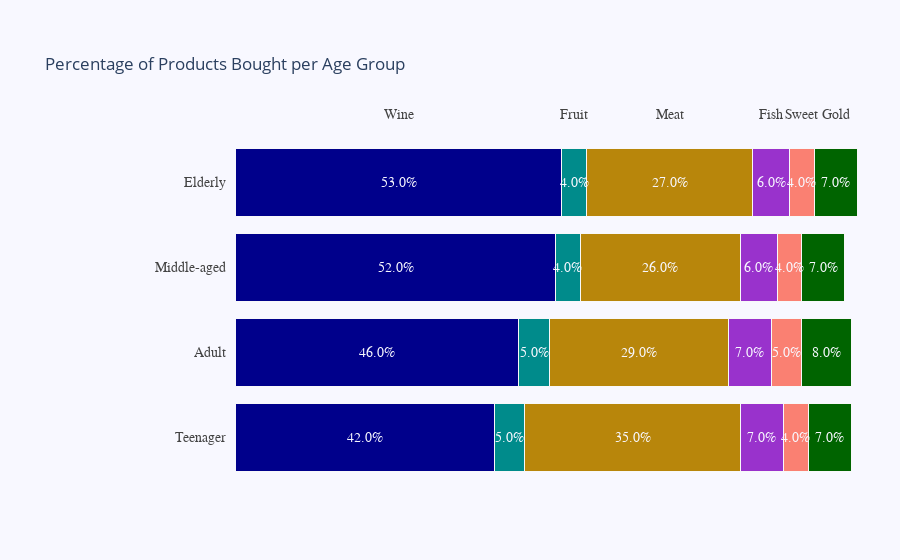

Notebook source saved alongside this figure:
### Code cell
top_labels = ['Wine', 'Fruit', 'Meat', 'Fish', 'Sweet', 'Gold']
              
colors = ['darkblue', 'darkcyan', 'darkgoldenrod', 'darkorchid', 'salmon', 'darkgreen']

x_data = prods_per_age.values

y_data = prods_per_age.index

fig = go.Figure()

for i in range(0, len(x_data[0])):
    for xd, yd in zip(x_data, y_data):
        fig.add_trace(go.Bar(
            x=[xd[i]], y=[yd],
            orientation='h',
            marker=dict(
                color=colors[i],
                line=dict(color='rgb(248, 248, 249)', width=1)
            )
        ))
        
fig.update_layout(
    xaxis=dict(
        showgrid=False,
        showline=False,
        showticklabels=False,
        zeroline=False,
        domain=[0.15, 1]
    ),
    yaxis=dict(
        showgrid=False,
        showline=False,
        showticklabels=False,
        zeroline=False,
    ),
    barmode='stack',
    paper_bgcolor='rgb(248, 248, 255)',
    plot_bgcolor='rgb(248, 248, 255)',
    margin=dict(l=120, r=10, t=140, b=80),
    showlegend=False,
)

fig.update_layout(
    title={'text': "Percentage of Products Bought per Age Group"}
)

annotations = []
for yd, xd in zip(y_data, x_data):
    
    
    annotations.append(dict(xref='paper', yref='y',
                            x=0.14, y=yd,
                            xanchor='right',
                            text=str(yd),
                            font=dict(family='Arial', size=14,
                                      color='rgb(67, 67, 67)'),
                            showarrow=False, align='right'))

    
    annotations.append(dict(xref='x', yref='y',
                            x=xd[0] / 2, y=yd,
                            text=str(xd[0]) + '%',
                            font=dict(family='Arial', size=14,
                                      color='rgb(248, 248, 255)'),
                            showarrow=False))

    #
    if yd == y_data[-1]:
        annotations.append(dict(xref='x', yref='paper',
                                x=xd[0] / 2, y=1.1,
                                text=top_labels[0],
                                font=dict(family='Arial', size=14,
                                          color='rgb(67, 67, 67)'),
                                showarrow=False))

    space = xd[0]
    for i in range(1, len(xd)):
            
            annotations.append(dict(xref='x', yref='y',
                                    x=space + (xd[i]/2), y=yd,
                                    text=str(xd[i]) + '%',
                                    font=dict(family='Arial', size=14,
                                              color='rgb(248, 248, 255)'),
                                    showarrow=False))

            
            if yd == y_data[-1]:
                annotations.append(dict(xref='x', yref='paper',
                                        x=space + (xd[i]/2), y=1.1,
                                        text=top_labels[i],
                                        font=dict(family='Arial', size=14,
                                                  color='rgb(67, 67, 67)'),
                                        showarrow=False))
            space += xd[i]

fig.update_layout(annotations=annotations)

fig.show()

### Figure 1 — Plotly figure (JSON) as saved in the notebook; plotly's stock layout.template omitted (floating-point values rounded to 4 significant figures)
{"data": [{"marker": {"color": "darkblue", "line": {"color": "rgb(248, 248, 249)", "width": 1}}, "orientation": "h", "type": "bar", "x": [42], "y": ["Teenager"]}, {"marker": {"color": "darkblue", "line": {"color": "rgb(248, 248, 249)", "width": 1}}, "orientation": "h", "type": "bar", "x": [46], "y": ["Adult"]}, {"marker": {"color": "darkblue", "line": {"color": "rgb(248, 248, 249)", "width": 1}}, "orientation": "h", "type": "bar", "x": [52], "y": ["Middle-aged"]}, {"marker": {"color": "darkblue", "line": {"color": "rgb(248, 248, 249)", "width": 1}}, "orientation": "h", "type": "bar", "x": [53], "y": ["Elderly"]}, {"marker": {"color": "darkcyan", "line": {"color": "rgb(248, 248, 249)", "width": 1}}, "orientation": "h", "type": "bar", "x": [5], "y": ["Teenager"]}, {"marker": {"color": "darkcyan", "line": {"color": "rgb(248, 248, 249)", "width": 1}}, "orientation": "h", "type": "bar", "x": [5], "y": ["Adult"]}, {"marker": {"color": "darkcyan", "line": {"color": "rgb(248, 248, 249)", "width": 1}}, "orientation": "h", "type": "bar", "x": [4], "y": ["Middle-aged"]}, {"marker": {"color": "darkcyan", "line": {"color": "rgb(248, 248, 249)", "width": 1}}, "orientation": "h", "type": "bar", "x": [4], "y": ["Elderly"]}, {"marker": {"color": "darkgoldenrod", "line": {"color": "rgb(248, 248, 249)", "width": 1}}, "orientation": "h", "type": "bar", "x": [35], "y": ["Teenager"]}, {"marker": {"color": "darkgoldenrod", "line": {"color": "rgb(248, 248, 249)", "width": 1}}, "orientation": "h", "type": "bar", "x": [29], "y": ["Adult"]}, {"marker": {"color": "darkgoldenrod", "line": {"color": "rgb(248, 248, 249)", "width": 1}}, "orientation": "h", "type": "bar", "x": [26], "y": ["Middle-aged"]}, {"marker": {"color": "darkgoldenrod", "line": {"color": "rgb(248, 248, 249)", "width": 1}}, "orientation": "h", "type": "bar", "x": [27], "y": ["Elderly"]}, {"marker": {"color": "darkorchid", "line": {"color": "rgb(248, 248, 249)", "width": 1}}, "orientation": "h", "type": "bar", "x": [7], "y": ["Teenager"]}, {"marker": {"color": "darkorchid", "line": {"color": "rgb(248, 248, 249)", "width": 1}}, "orientation": "h", "type": "bar", "x": [7], "y": ["Adult"]}, {"marker": {"color": "darkorchid", "line": {"color": "rgb(248, 248, 249)", "width": 1}}, "orientation": "h", "type": "bar", "x": [6], "y": ["Middle-aged"]}, {"marker": {"color": "darkorchid", "line": {"color": "rgb(248, 248, 249)", "width": 1}}, "orientation": "h", "type": "bar", "x": [6], "y": ["Elderly"]}, {"marker": {"color": "salmon", "line": {"color": "rgb(248, 248, 249)", "width": 1}}, "orientation": "h", "type": "bar", "x": [4], "y": ["Teenager"]}, {"marker": {"color": "salmon", "line": {"color": "rgb(248, 248, 249)", "width": 1}}, "orientation": "h", "type": "bar", "x": [5], "y": ["Adult"]}, {"marker": {"color": "salmon", "line": {"color": "rgb(248, 248, 249)", "width": 1}}, "orientation": "h", "type": "bar", "x": [4], "y": ["Middle-aged"]}, {"marker": {"color": "salmon", "line": {"color": "rgb(248, 248, 249)", "width": 1}}, "orientation": "h", "type": "bar", "x": [4], "y": ["Elderly"]}, {"marker": {"color": "darkgreen", "line": {"color": "rgb(248, 248, 249)", "width": 1}}, "orientation": "h", "type": "bar", "x": [7], "y": ["Teenager"]}, {"marker": {"color": "darkgreen", "line": {"color": "rgb(248, 248, 249)", "width": 1}}, "orientation": "h", "type": "bar", "x": [8], "y": ["Adult"]}, {"marker": {"color": "darkgreen", "line": {"color": "rgb(248, 248, 249)", "width": 1}}, "orientation": "h", "type": "bar", "x": [7], "y": ["Middle-aged"]}, {"marker": {"color": "darkgreen", "line": {"color": "rgb(248, 248, 249)", "width": 1}}, "orientation": "h", "type": "bar", "x": [7], "y": ["Elderly"]}], "layout": {"annotations": [{"align": "right", "font": {"color": "rgb(67, 67, 67)", "family": "Arial", "size": 14}, "showarrow": false, "text": "Teenager", "x": 0.14, "xanchor": "right", "xref": "paper", "y": "Teenager", "yref": "y"}, {"font": {"color": "rgb(248, 248, 255)", "family": "Arial", "size": 14}, "showarrow": false, "text": "42.0%", "x": 21, "xref": "x", "y": "Teenager", "yref": "y"}, {"font": {"color": "rgb(248, 248, 255)", "family": "Arial", "size": 14}, "showarrow": false, "text": "5.0%", "x": 44.5, "xref": "x", "y": "Teenager", "yref": "y"}, {"font": {"color": "rgb(248, 248, 255)", "family": "Arial", "size": 14}, "showarrow": false, "text": "35.0%", "x": 64.5, "xref": "x", "y": "Teenager", "yref": "y"}, {"font": {"color": "rgb(248, 248, 255)", "family": "Arial", "size": 14}, "showarrow": false, "text": "7.0%", "x": 85.5, "xref": "x", "y": "Teenager", "yref": "y"}, {"font": {"color": "rgb(248, 248, 255)", "family": "Arial", "size": 14}, "showarrow": false, "text": "4.0%", "x": 91, "xref": "x", "y": "Teenager", "yref": "y"}, {"font": {"color": "rgb(248, 248, 255)", "family": "Arial", "size": 14}, "showarrow": false, "text": "7.0%", "x": 96.5, "xref": "x", "y": "Teenager", "yref": "y"}, {"align": "right", "font": {"color": "rgb(67, 67, 67)", "family": "Arial", "size": 14}, "showarrow": false, "text": "Adult", "x": 0.14, "xanchor": "right", "xref": "paper", "y": "Adult", "yref": "y"}, {"font": {"color": "rgb(248, 248, 255)", "family": "Arial", "size": 14}, "showarrow": false, "text": "46.0%", "x": 23, "xref": "x", "y": "Adult", "yref": "y"}, {"font": {"color": "rgb(248, 248, 255)", "family": "Arial", "size": 14}, "showarrow": false, "text": "5.0%", "x": 48.5, "xref": "x", "y": "Adult", "yref": "y"}, {"font": {"color": "rgb(248, 248, 255)", "family": "Arial", "size": 14}, "showarrow": false, "text": "29.0%", "x": 65.5, "xref": "x", "y": "Adult", "yref": "y"}, {"font": {"color": "rgb(248, 248, 255)", "family": "Arial", "size": 14}, "showarrow": false, "text": "7.0%", "x": 83.5, "xref": "x", "y": "Adult", "yref": "y"}, {"font": {"color": "rgb(248, 248, 255)", "family": "Arial", "size": 14}, "showarrow": false, "text": "5.0%", "x": 89.5, "xref": "x", "y": "Adult", "yref": "y"}, {"font": {"color": "rgb(248, 248, 255)", "family": "Arial", "size": 14}, "showarrow": false, "text": "8.0%", "x": 96, "xref": "x", "y": "Adult", "yref": "y"}, {"align": "right", "font": {"color": "rgb(67, 67, 67)", "family": "Arial", "size": 14}, "showarrow": false, "text": "Middle-aged", "x": 0.14, "xanchor": "right", "xref": "paper", "y": "Middle-aged", "yref": "y"}, {"font": {"color": "rgb(248, 248, 255)", "family": "Arial", "size": 14}, "showarrow": false, "text": "52.0%", "x": 26, "xref": "x", "y": "Middle-aged", "yref": "y"}, {"font": {"color": "rgb(248, 248, 255)", "family": "Arial", "size": 14}, "showarrow": false, "text": "4.0%", "x": 54, "xref": "x", "y": "Middle-aged", "yref": "y"}, {"font": {"color": "rgb(248, 248, 255)", "family": "Arial", "size": 14}, "showarrow": false, "text": "26.0%", "x": 69, "xref": "x", "y": "Middle-aged", "yref": "y"}, {"font": {"color": "rgb(248, 248, 255)", "family": "Arial", "size": 14}, "showarrow": false, "text": "6.0%", "x": 85, "xref": "x", "y": "Middle-aged", "yref": "y"}, {"font": {"color": "rgb(248, 248, 255)", "family": "Arial", "size": 14}, "showarrow": false, "text": "4.0%", "x": 90, "xref": "x", "y": "Middle-aged", "yref": "y"}, {"font": {"color": "rgb(248, 248, 255)", "family": "Arial", "size": 14}, "showarrow": false, "text": "7.0%", "x": 95.5, "xref": "x", "y": "Middle-aged", "yref": "y"}, {"align": "right", "font": {"color": "rgb(67, 67, 67)", "family": "Arial", "size": 14}, "showarrow": false, "text": "Elderly", "x": 0.14, "xanchor": "right", "xref": "paper", "y": "Elderly", "yref": "y"}, {"font": {"color": "rgb(248, 248, 255)", "family": "Arial", "size": 14}, "showarrow": false, "text": "53.0%", "x": 26.5, "xref": "x", "y": "Elderly", "yref": "y"}, {"font": {"color": "rgb(67, 67, 67)", "family": "Arial", "size": 14}, "showarrow": false, "text": "Wine", "x": 26.5, "xref": "x", "y": 1.1, "yref": "paper"}, {"font": {"color": "rgb(248, 248, 255)", "family": "Arial", "size": 14}, "showarrow": false, "text": "4.0%", "x": 55, "xref": "x", "y": "Elderly", "yref": "y"}, {"font": {"color": "rgb(67, 67, 67)", "family": "Arial", "size": 14}, "showarrow": false, "text": "Fruit", "x": 55, "xref": "x", "y": 1.1, "yref": "paper"}, {"font": {"color": "rgb(248, 248, 255)", "family": "Arial", "size": 14}, "showarrow": false, "text": "27.0%", "x": 70.5, "xref": "x", "y": "Elderly", "yref": "y"}, {"font": {"color": "rgb(67, 67, 67)", "family": "Arial", "size": 14}, "showarrow": false, "text": "Meat", "x": 70.5, "xref": "x", "y": 1.1, "yref": "paper"}, {"font": {"color": "rgb(248, 248, 255)", "family": "Arial", "size": 14}, "showarrow": false, "text": "6.0%", "x": 87, "xref": "x", "y": "Elderly", "yref": "y"}, {"font": {"color": "rgb(67, 67, 67)", "family": "Arial", "size": 14}, "showarrow": false, "text": "Fish", "x": 87, "xref": "x", "y": 1.1, "yref": "paper"}, {"font": {"color": "rgb(248, 248, 255)", "family": "Arial", "size": 14}, "showarrow": false, "text": "4.0%", "x": 92, "xref": "x", "y": "Elderly", "yref": "y"}, {"font": {"color": "rgb(67, 67, 67)", "family": "Arial", "size": 14}, "showarrow": false, "text": "Sweet", "x": 92, "xref": "x", "y": 1.1, "yref": "paper"}, {"font": {"color": "rgb(248, 248, 255)", "family": "Arial", "size": 14}, "showarrow": false, "text": "7.0%", "x": 97.5, "xref": "x", "y": "Elderly", "yref": "y"}, {"font": {"color": "rgb(67, 67, 67)", "family": "Arial", "size": 14}, "showarrow": false, "text": "Gold", "x": 97.5, "xref": "x", "y": 1.1, "yref": "paper"}], "barmode": "stack", "margin": {"b": 80, "l": 120, "r": 10, "t": 140}, "paper_bgcolor": "rgb(248, 248, 255)", "plot_bgcolor": "rgb(248, 248, 255)", "showlegend": false, "title": {"text": "Percentage of Products Bought per Age Group"}, "xaxis": {"domain": [0.15, 1], "showgrid": false, "showline": false, "showticklabels": false, "zeroline": false}, "yaxis": {"showgrid": false, "showline": false, "showticklabels": false, "zeroline": false}}}
